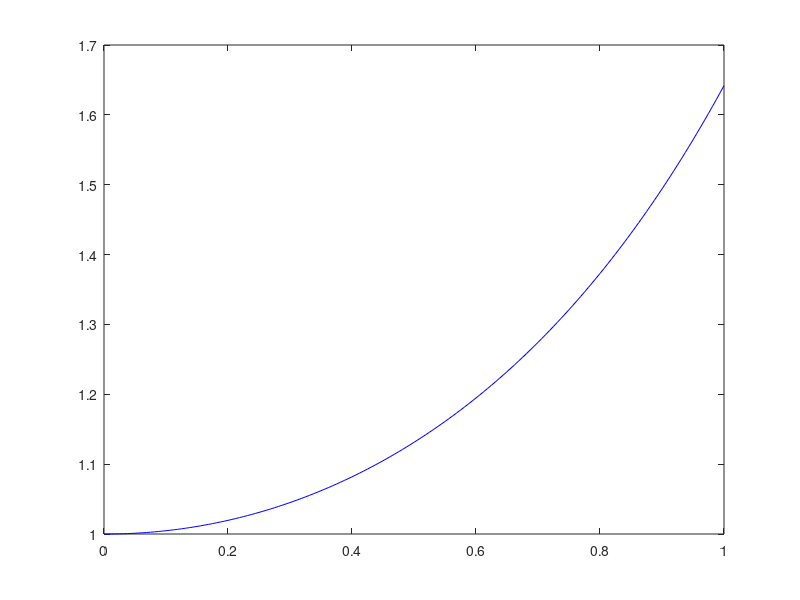

Source code (MATLAB):
% function[sol]=ForwardEuler(f, y0, a, b, t)
% y0=1;
% h=(b-a)/n;
% t=a+[0:n]*h;
% end

clear all
close all

a=0; b=1;
n=160;
h=(b-a)/n
t=a+[0:n]*h;
y(1)=1;
f=@(t, y) t*y;
for i=2:n+1
    y(i)=y(i-1)+h*f(t(i-1), y(i-1));
end
plot(t, y, 'b')